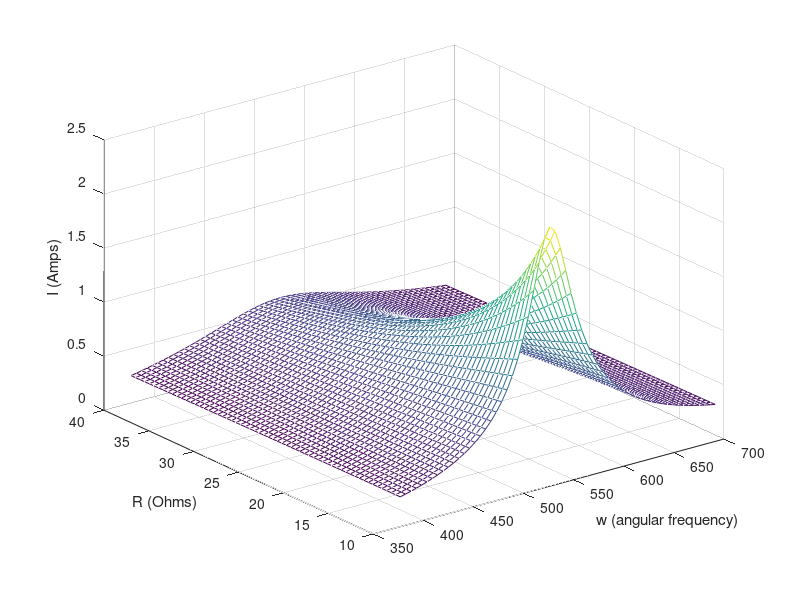
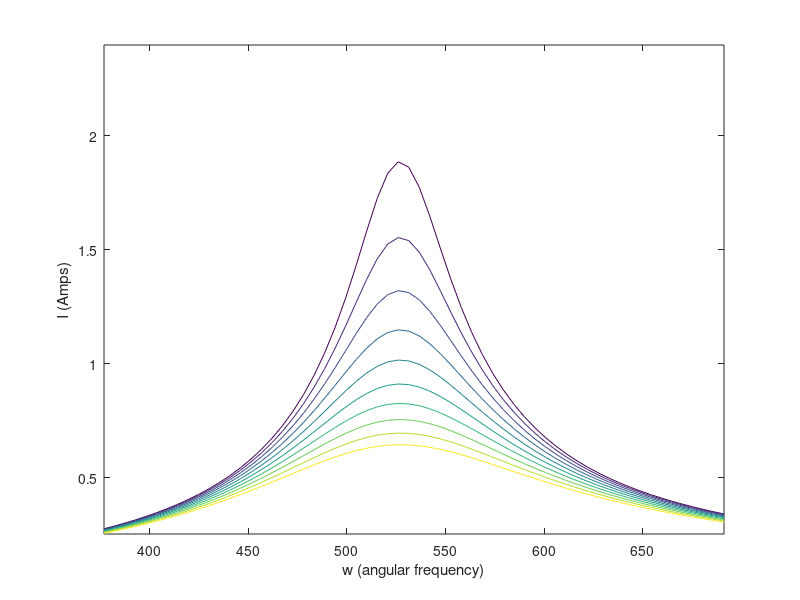

Recreate these plots in MATLAB, in order.
%CIRCUIT plot the circuit data

% By submitting this assignment, I agree to the following:
%  “Aggies do not lie, cheat, or steal, or tolerate those who do”
%  “I have not given or received any unauthorized aid on this assignment”
%
% Name: 		XUCHENG GUO
% Section:      539
% Team:
% Assignment:   ICA 4
% Date:         30 January 2017

f = linspace(60, 110, 60);
R = linspace(10, 40, 60);

% f = 60:110;
% R = 10:40;

w = 2 * pi * f;

[x, y] = meshgrid(w, R);
z = 24 ./ sqrt(y .^ 2 + (x * 240e-3 - 1 ./ (x * 15e-6)) .^ 2);

figure(1);
mesh(x, y, z);
xlabel('w (angular frequency)');
ylabel('R (Ohms)');
zlabel('I (Amps)');

figure(2);
contour(x, z, y);
xlabel('w (angular frequency)');
ylabel('I (Amps)');
